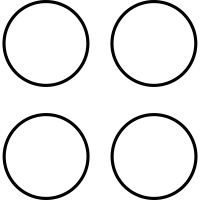
#> input picture fileio.jpg, 200 x 200 px
$ python -i imgprocessing.py   (imports and definitions only)
#> lines starting #> are read from the running program, lines starting #| are printed output that depends on the picture; after the words box and inside, x2 and y2 are one past the last pixel; in counts of white or black regions, pixels touching at a corner belong together
#> further down, picture is the input picture: shape (200, 200, 3); min 0, max 255, mean 234
from implibs import *
def processed_image(image):
    im_gray = cv2.cvtColor(image,cv2.COLOR_BGR2GRAY) #conversion to gray scale
    ret, im_binary = cv2.threshold(im_gray,127,255,cv2.THRESH_BINARY)#converting to binary image
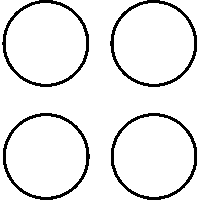
#> im_binary: shape (200, 200); 91.8% white; 4 black regions, box (x1, y1, x2, y2) and area: (3, 113, 90, 200) 820, (110, 0, 197, 87) 819, (2, 0, 89, 87) 816, (111, 113, 197, 200) 811

    kernel_1 = cv2.getStructuringElement(cv2.MORPH_RECT,(2,2))#morphological transformations
    kernel_2 = cv2.getStructuringElement(cv2.MORPH_RECT,(3,3))

    img_filtered = cv2.dilate(cv2.erode(im_binary,kernel_1),kernel_2)#dilation and erosion
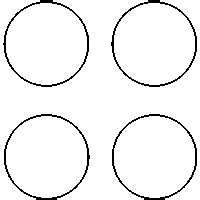
#> img_filtered: shape (200, 200); 95.1% white; black in thin lines or dots
#making contours around each star
    contours,hierarchy = cv2.findContours(img_filtered,1,2)
#> contours = 5 contours; box (x1, y1, x2, y2) and area: (0, 0, 200, 200) 16114, (114, 116, 195, 198) 5160, (6, 3, 87, 85) 5160, (114, 3, 195, 85) 5158, (6, 116, 87, 198) 5156
    no_of_stars = len(contours)
#> no_of_stars = 5

    centers = []
    centers_new = []
#finding center of each identified star.
    for i in range(no_of_stars) :
        (x,y),radius = cv2.minEnclosingCircle(contours[i])
        centers.append([x,y,radius])
#> this loop made 5 passes
#> (x, y, radius) on passes 1 to 5: (154, 156.5, 41), (46.12, 156.5, 41.01), (153.9, 43.48, 41.01), (45.95, 43.45, 41.01), (99.5, 99.5, 140.7)
#> after the loop, centers = [[154, 156.5, 41], [46.12, 156.5, 41.01], [153.9, 43.48, 41.01], [45.95, 43.45, 41.01], [99.5, 99.5, 140.7]]
    centers = sorted(centers,key=lambda point:point[2])
#> centers = [[154, 156.5, 41], [153.9, 43.48, 41.01], [46.12, 156.5, 41.01], [45.95, 43.45, 41.01], [99.5, 99.5, 140.7]]
    for i in range(len(centers)):
        centers_new.append([centers[i][0],centers[i][1]])
#> this loop made 5 passes
#> after the loop, centers_new = [[154, 156.5], [153.9, 43.48], [46.12, 156.5], [45.95, 43.45], [99.5, 99.5]]
    return centers_new

>>> import cv2
>>> picture = cv2.imread('fileio.jpg')
>>> result = processed_image(picture)
#> result has the same summary as centers_new in processed_image
